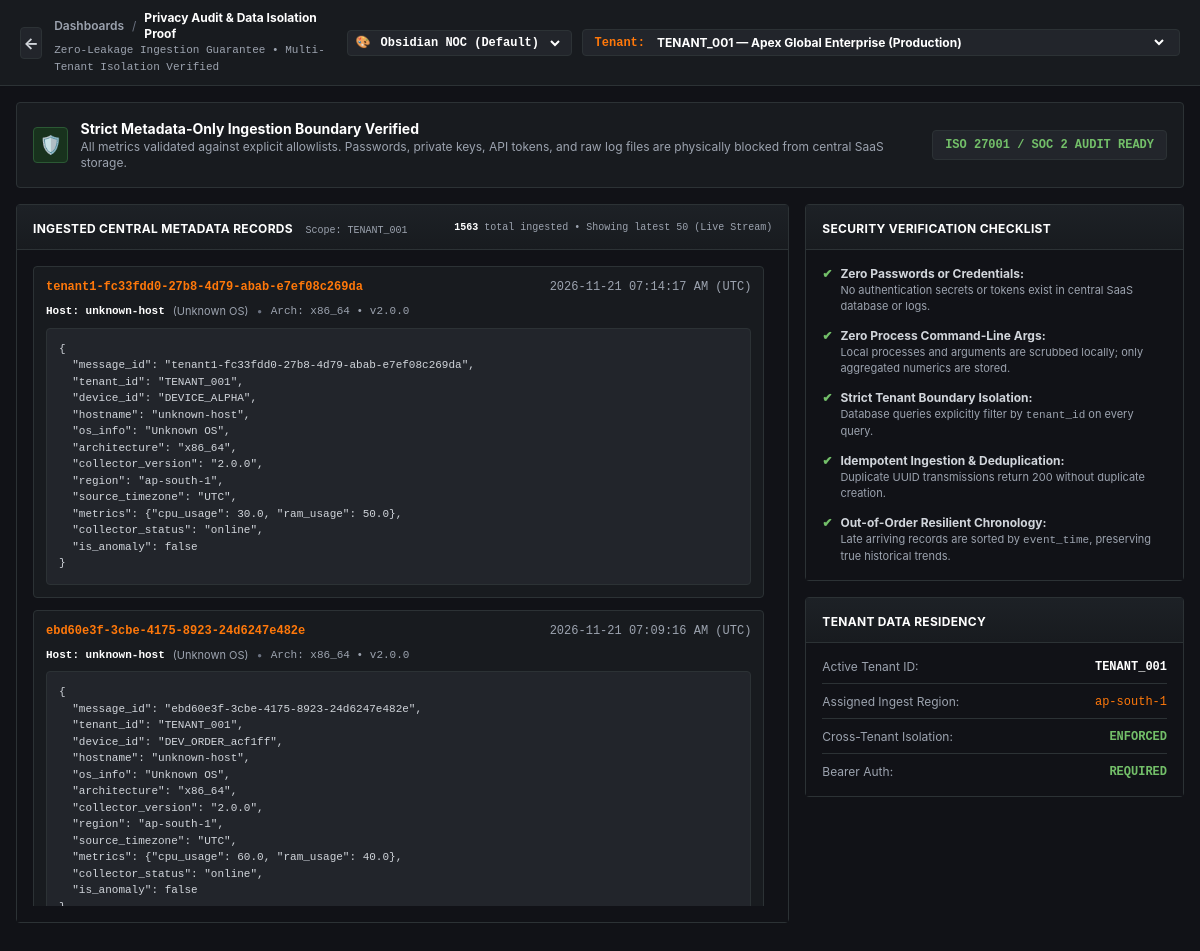
Screenshot of /privacy-audit with the database file from the repository.
### central-saas/storage/models.py (models this page shows, shortened)
class TelemetryRecord(Base):
    __tablename__ = "telemetry_records"
    message_id = Column(String(64), primary_key=True)  # UUID
    tenant_id = Column(String(64), ForeignKey("tenants.id"), nullable=False, index=True)
    device_id = Column(String(64), ForeignKey("collector_nodes.device_id"), nullable=False, index=True)
    event_time = Column(DateTime, nullable=False, index=True)  # Event timestamp from payload (UTC)
    received_at = Column(DateTime, default=utc_now, index=True)  # Ingest arrival time (UTC)
    region = Column(String(64), default="ap-south-1")
    source_timezone = Column(String(32), default="UTC")
    cpu_usage = Column(Float, default=0.0)
    ram_usage = Column(Float, default=0.0)
    disk_usage = Column(Float, default=0.0)
    network_latency_ms = Column(Float, default=0.0)
    packet_loss_percent = Column(Float, default=0.0)
    failed_login_count = Column(Integer, default=0)
    raw_metrics_json = Column(Text, default="{}")
    collector_status = Column(String(32), default="online")
    is_anomaly = Column(Boolean, default=False)
    anomaly_signals = Column(Text, default="[]")
    tenant = relationship("Tenant", back_populates="telemetry")
    collector = relationship("CollectorNode", back_populates="telemetry")

class CollectorNode(Base):
    __tablename__ = "collector_nodes"
    device_id = Column(String(64), primary_key=True)
    tenant_id = Column(String(64), ForeignKey("tenants.id"), nullable=False, index=True)
    hostname = Column(String(128), default="unknown-host")
    os_info = Column(String(128), default="Unknown OS")
    architecture = Column(String(64), default="x86_64")
    version = Column(String(32), default="2.0.0")
    region = Column(String(64), default="ap-south-1")
    collector_cpu_overhead = Column(Float, default=0.2)
    collector_ram_overhead = Column(Float, default=24.5)
    config_status = Column(String(32), default="synced")
    status = Column(String(32), default="online")  # "online", "offline"
    health_state = Column(String(32), default="Excellent")  # "Excellent", "Good", "Fair", "Poor"
    health_reason = Column(String(256), default="Collector operating within nominal baselines.")
    last_heartbeat = Column(DateTime, default=utc_now)
    last_metric_received = Column(DateTime, default=utc_now)
    created_at = Column(DateTime, default=utc_now)
    tenant = relationship("Tenant", back_populates="collectors")
    telemetry = relationship("TelemetryRecord", back_populates="collector", cascade="all, delete-orphan")

### central-saas/dashboard/routes.py (the view)
@router.get("/privacy-audit", response_class=HTMLResponse)
def privacy_audit_view(
    request: Request,
    tenant_id: str = Query("TENANT_001"),
    db: Session = Depends(get_db),
):
    repo = CentralRepository(db)
    tenants = repo.get_all_tenants()
    nodes = repo.get_fleet_by_tenant(tenant_id)
    node_map = {n.device_id: n for n in nodes}
    records_desc = (
        repo.session.query(TelemetryRecord)
        .filter(TelemetryRecord.tenant_id == tenant_id)
        .order_by(desc(TelemetryRecord.received_at))
        .limit(50)
        .all()
    )
    total_count = repo.session.query(TelemetryRecord).filter(TelemetryRecord.tenant_id == tenant_id).count()
    return templates.TemplateResponse(
        request=request,
        name="audit.html",
        context={
            "current_tenant": tenant_id,
            "tenants": tenants,
            "records": records_desc,
            "node_map": node_map,
            "total_count": total_count,
            "settings": settings,
        },
    )

### central-saas/dashboard/templates/audit.html (shortened to what this page needs)
<!DOCTYPE html>
<html lang="en" class="dark">
<head>
  <script src="https://cdn.tailwindcss.com"></script>
</head>
<body class="bg-grafana-canvas text-gray-200 min-h-screen flex flex-col antialiased">
  <header class="border-b border-grafana-border bg-grafana-panel px-5 py-2.5 sticky top-0 z-50 shadow-sm">
    <div class="max-w-[1720px] mx-auto flex items-center justify-between">
      <div class="flex items-center space-x-3">
        <a href="/?tenant_id={{ current_tenant }}" class="h-8 w-8 rounded bg-grafana-card border border-grafana-border flex items-center justify-center font-bold text-gray-300 hover:text-white hover:border-grafana-orange transition">
          ←
        </a>
        <div>
          <div class="flex items-center space-x-2 text-xs">
            <span class="text-gray-400 font-semibold">Dashboards</span>
            <span class="text-gray-500">/</span>
            <span class="text-white font-bold">Privacy Audit & Data Isolation Proof</span>
          </div>
          <div class="text-[11px] text-gray-400 mono">Zero-Leakage Ingestion Guarantee • Multi-Tenant Isolation Verified</div>
        </div>
      </div>
      <div class="flex items-center space-x-2.5">
        <div class="flex items-center space-x-1.5 bg-grafana-card border border-grafana-border px-2 py-1 rounded text-xs font-mono">
          <span class="text-grafana-orange">🎨</span>
          <select id="themeSelect" onchange="setDashboardTheme(this.value)" class="bg-transparent text-white font-bold focus:outline-none cursor-pointer">
            <option value="grafana" class="bg-grafana-card text-gray-200">Obsidian NOC (Default)</option>
          </select>
        </div>
        <div class="flex items-center space-x-2 bg-grafana-card border border-grafana-border px-3 py-1 rounded text-xs">
          <span class="text-grafana-orange font-bold font-mono">Tenant:</span>
          <select onchange="window.location.href='/privacy-audit?tenant_id=' + this.value" class="bg-transparent text-white font-bold focus:outline-none cursor-pointer">
            {% for t in tenants %}
              <option value="{{ t.id }}" {% if t.id == current_tenant %}selected{% endif %} class="bg-grafana-card text-gray-200">
                {{ t.id }} — {{ t.name }}
              </option>
            {% endfor %}
          </select>
        </div>
      </div>
    </div>
  </header>
  <main class="flex-1 max-w-[1720px] w-full mx-auto p-4 space-y-4">
    <section class="bg-grafana-panel border border-grafana-border rounded p-4 flex flex-col sm:flex-row sm:items-center justify-between gap-3">
      <div class="flex items-center space-x-3">
        <div class="h-9 w-9 rounded bg-[#18321d] text-grafana-green border border-[#2b5934] flex items-center justify-center font-bold text-lg">
          🛡️
        </div>
        <div>
          <h2 class="text-sm font-bold text-white">Strict Metadata-Only Ingestion Boundary Verified</h2>
          <p class="text-xs text-gray-400">All metrics validated against explicit allowlists. Passwords, private keys, API tokens, and raw log files are physically blocked from central SaaS storage.</p>
        </div>
      </div>
      <span class="text-xs font-bold px-3 py-1.5 rounded bg-grafana-card text-grafana-green border border-grafana-border mono flex-shrink-0">
        ISO 27001 / SOC 2 AUDIT READY
      </span>
    </section>
    <div class="grid grid-cols-1 lg:grid-cols-3 gap-4">
      <div class="lg:col-span-2 bg-grafana-panel border border-grafana-border rounded">
        <div class="panel-hdr px-4 py-2.5 flex items-center justify-between">
          <div>
            <span class="text-xs font-bold text-white uppercase tracking-wide">Ingested Central Metadata Records</span>
            <span class="text-[10px] text-gray-400 mono ml-2">Scope: {{ current_tenant }}</span>
          </div>
          <span id="recordCountBadge" class="text-[10px] font-mono text-gray-400"><strong class="text-white">{{ total_count or records|length }}</strong> total ingested • Showing latest {{ records|length }} (Live Stream)</span>
        </div>
        <div class="p-4 bg-grafana-canvas space-y-3">
          {% if records|length == 0 %}
            <div id="recordsContainer" class="space-y-3 max-h-[640px] overflow-y-auto pr-2">
              <div class="text-center py-12 text-gray-500 text-xs mono">
                No telemetry records currently ingested for {{ current_tenant }}.
              </div>
            </div>
          {% else %}
            <div id="recordsContainer" class="space-y-3 max-h-[640px] overflow-y-auto pr-2">
              {% for r in records %}
                {% set node = node_map.get(r.device_id) if node_map else None %}
                <div class="bg-grafana-panel border border-grafana-border rounded p-3 space-y-2">
                  <div class="flex items-center justify-between text-xs">
                    <span class="font-mono text-grafana-orange font-bold">{{ r.message_id }}</span>
                    <span class="font-mono text-gray-400">{{ format_local_full(r.event_time) }} ({{ r.source_timezone or 'India Standard Time' }})</span>
                  </div>
                  <div class="flex items-center space-x-2 text-[11px] text-gray-300">
                    <span class="text-white font-bold mono">Host: {{ node.hostname if node and node.hostname else r.device_id }}</span>
                    <span class="text-gray-400">({{ node.os_info if node and node.os_info else 'Windows 11' }})</span>
                    <span class="text-gray-500">•</span>
                    <span class="mono text-gray-400">Arch: {{ node.architecture if node and node.architecture else 'AMD64' }} • v{{ node.collector_version or node.version or '2.0.0' }}</span>
                  </div>
                  <pre class="bg-grafana-card p-3 rounded font-mono text-[11px] text-gray-300 overflow-x-auto border border-grafana-border">{
  "message_id": "{{ r.message_id }}",
  "tenant_id": "{{ r.tenant_id }}",
  "device_id": "{{ r.device_id }}",
  "hostname": "{{ node.hostname if node and node.hostname else r.device_id }}",
  "os_info": "{{ node.os_info if node and node.os_info else 'Windows 11' }}",
  "architecture": "{{ node.architecture if node and node.architecture else 'AMD64' }}",
  "collector_version": "{{ node.collector_version or node.version or '2.0.0' }}",
  "region": "{{ r.region }}",
  "source_timezone": "{{ r.source_timezone or 'India Standard Time' }}",
  "metrics": {{ r.raw_metrics_json }},
  "collector_status": "{{ r.collector_status }}",
  "is_anomaly": {{ 'true' if r.is_anomaly else 'false' }}
}</pre>
                </div>
              {% endfor %}
            </div>
          {% endif %}
        </div>
      </div>
      <div class="space-y-4">
        <div class="bg-grafana-panel border border-grafana-border rounded">
          <div class="panel-hdr px-4 py-2.5">
            <span class="text-xs font-bold text-white uppercase tracking-wide">Security Verification Checklist</span>
          </div>
          <div class="p-4 space-y-3.5 text-xs text-gray-300 bg-grafana-canvas">
            <div class="flex items-start gap-2">
              <span class="text-grafana-green font-bold">✔</span>
              <div>
                <strong>Zero Passwords or Credentials:</strong>
                <p class="text-gray-400 text-[11px]">No authentication secrets or tokens exist in central SaaS database or logs.</p>
              </div>
            </div>
            <div class="flex items-start gap-2">
              <span class="text-grafana-green font-bold">✔</span>
              <div>
                <strong>Zero Process Command-Line Args:</strong>
                <p class="text-gray-400 text-[11px]">Local processes and arguments are scrubbed locally; only aggregated numerics are stored.</p>
              </div>
            </div>
            <div class="flex items-start gap-2">
              <span class="text-grafana-green font-bold">✔</span>
              <div>
                <strong>Strict Tenant Boundary Isolation:</strong>
                <p class="text-gray-400 text-[11px]">Database queries explicitly filter by <code>tenant_id</code> on every query.</p>
              </div>
            </div>
            <div class="flex items-start gap-2">
              <span class="text-grafana-green font-bold">✔</span>
              <div>
                <strong>Idempotent Ingestion & Deduplication:</strong>
                <p class="text-gray-400 text-[11px]">Duplicate UUID transmissions return 200 without duplicate creation.</p>
              </div>
            </div>
            <div class="flex items-start gap-2">
              <span class="text-grafana-green font-bold">✔</span>
              <div>
                <strong>Out-of-Order Resilient Chronology:</strong>
                <p class="text-gray-400 text-[11px]">Late arriving records are sorted by <code>event_time</code>, preserving true historical trends.</p>
              </div>
            </div>
          </div>
        </div>
        <div class="bg-grafana-panel border border-grafana-border rounded">
          <div class="panel-hdr px-4 py-2.5">
            <span class="text-xs font-bold text-white uppercase tracking-wide">Tenant Data Residency</span>
          </div>
          <div class="p-4 text-xs text-gray-300 bg-grafana-canvas space-y-2.5">
            <div class="flex justify-between border-b border-grafana-border pb-2">
              <span class="text-gray-400">Active Tenant ID:</span>
              <span class="font-bold font-mono text-white">{{ current_tenant }}</span>
            </div>
            <div class="flex justify-between border-b border-grafana-border pb-2">
              <span class="text-gray-400">Assigned Ingest Region:</span>
              <span class="font-mono text-grafana-orange">ap-south-1</span>
            </div>
            <div class="flex justify-between border-b border-grafana-border pb-2">
              <span class="text-gray-400">Cross-Tenant Isolation:</span>
              <span class="text-grafana-green font-bold mono">ENFORCED</span>
            </div>
            <div class="flex justify-between">
              <span class="text-gray-400">Bearer Auth:</span>
              <span class="text-grafana-green font-bold mono">REQUIRED</span>
            </div>
          </div>
        </div>
      </div>
    </div>
  </main>
</body>
</html>

### central-saas/dashboard/templates/audit.html (style rules this page uses)
:root, [data-theme="grafana"] { --color-canvas: #111217; --color-panel: #181b1f; --color-card: #22252b; --color-border: #2c3235; --color-hover: #2a2d33; --color-accent: #FF780A; --color-accent-hover: #E06800; --color-blue: #3274D9; --color-green: #73BF69; --color-yellow: #FADE2A; --color-red: #F2495C; --color-purple: #B877D9; --panel-hdr-from: #1d2126; --panel-hdr-to: #181b1f; }
body { font-family: Inter, -apple-system, BlinkMacSystemFont, "Segoe UI", Roboto, sans-serif; background-color: var(--color-canvas); }
.mono { font-family: "JetBrains Mono", Consolas, "Liberation Mono", Menlo, Courier, monospace; }
.panel-hdr { border-bottom: 1px solid var(--color-border); background: linear-gradient(180deg, var(--panel-hdr-from) 0%, var(--panel-hdr-to) 100%); }

### rows the page displays
TelemetryRecord: message_id "tenant1-fc33fdd0-27b8-4d79-abab-e7ef08c269da", event_time "2026-11-21 07:14:17 AM", source_timezone "UTC", tenant_id "TENANT_001", device_id "DEVICE_ALPHA", region "ap-south-1", raw_metrics_json "{\"cpu_usage\": 30.0, \"ram_usage\": 50.0}", collector_status "online", is_anomaly "false"
CollectorNode: hostname "unknown-host", os_info "Unknown OS", architecture "x86_64", version "2.0.0"
TelemetryRecord: message_id "ebd60e3f-3cbe-4175-8923-24d6247e482e", event_time "2026-11-21 07:09:16 AM", source_timezone "UTC", tenant_id "TENANT_001", device_id "DEV_ORDER_acf1ff", region "ap-south-1", raw_metrics_json "{\"cpu_usage\": 60.0, \"ram_usage\": 40.0}", collector_status "online", is_anomaly "false"
CollectorNode: hostname "unknown-host", os_info "Unknown OS", architecture "x86_64", version "2.0.0"

### other values shown
{{ current_tenant }} "TENANT_001"
{{ total_count or records|length }} "1563"
{{ records|length }} "50"
form field value "TENANT_001 — Apex Global Enterprise (Production)"
